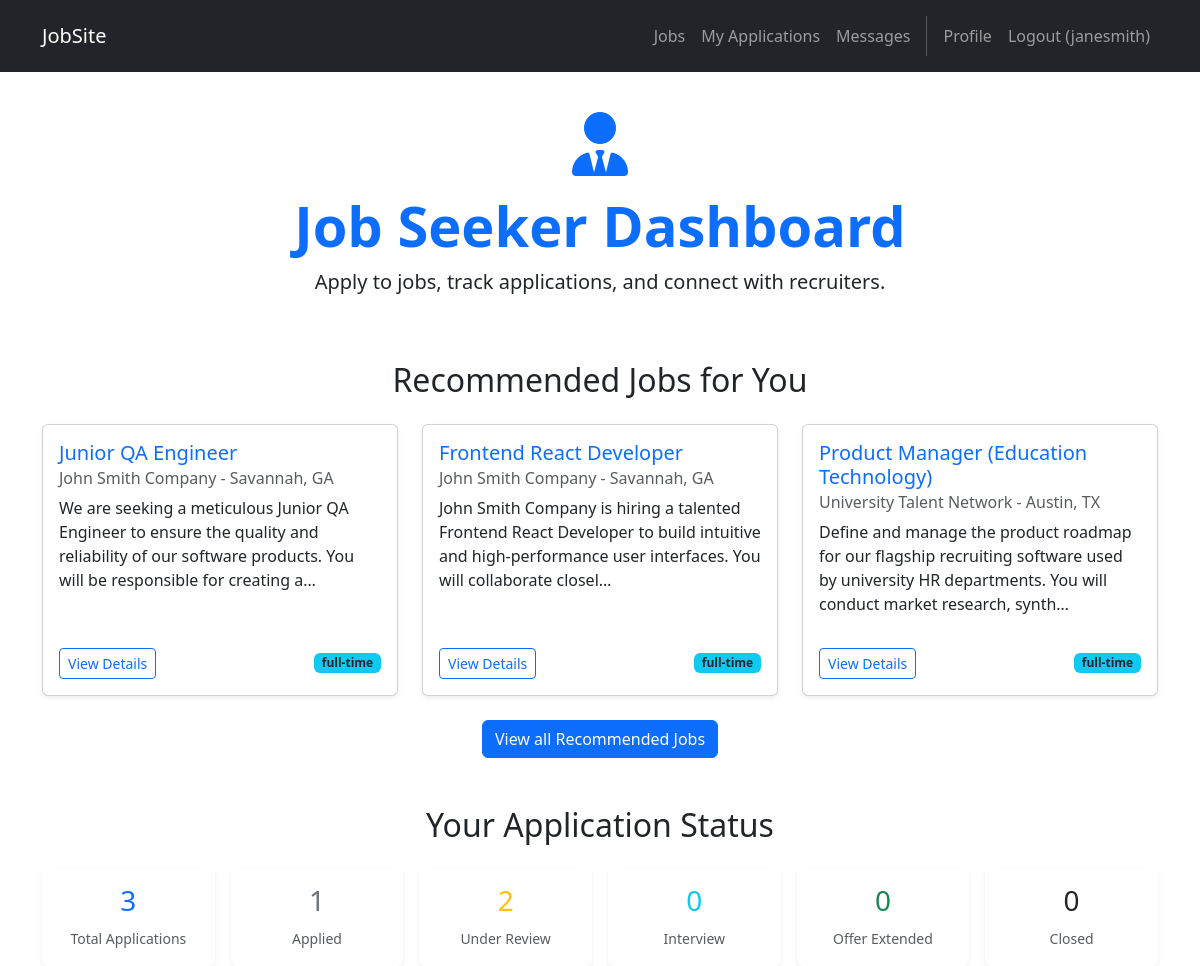
The app's page /dashboard/ (signed in, upper part), older data.
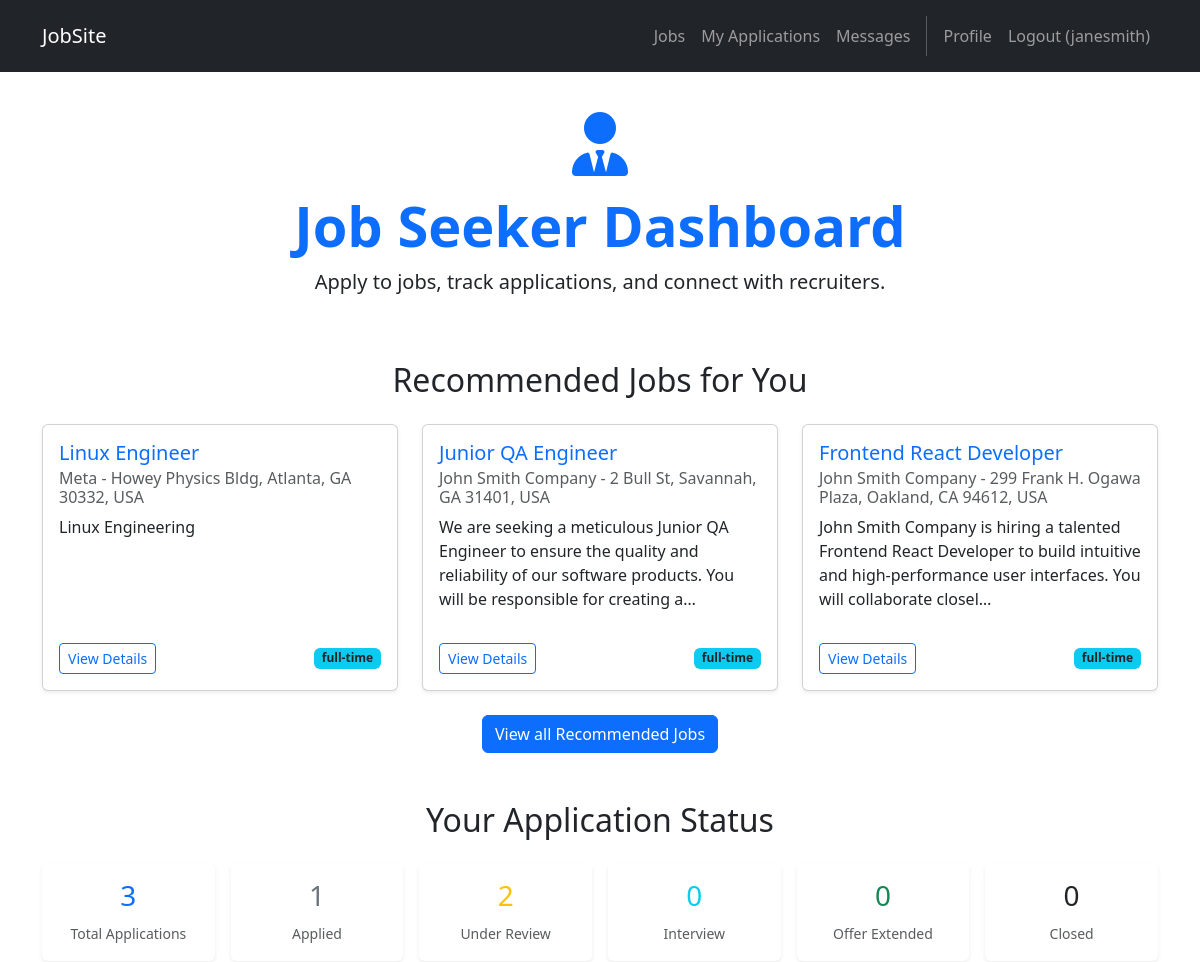
The same page, newer data.
### jobs/models.py (models this page shows, shortened)
class Job(models.Model):
    JOB_TYPES = [
        ('full-time', 'Full Time'),
        ('part-time', 'Part Time'),
        ('contract', 'Contract'),
        ('internship', 'Internship'),
        ('freelance', 'Freelance'),
    ]
    EXPERIENCE_LEVELS = [
        ('entry', 'Entry Level'),
        ('mid', 'Mid Level'),
        ('senior', 'Senior Level'),
        ('executive', 'Executive'),
    ]
    WORK_TYPES = [
        ('remote', 'Remote'),
        ('onsite', 'On-site'),
        ('hybrid', 'Hybrid'),
    ]
    title = models.CharField(max_length=200)
    company = models.CharField(max_length=200)
    location = models.CharField(max_length=200)
    job_type = models.CharField(max_length=20, choices=JOB_TYPES, default='full-time')
    experience_level = models.CharField(max_length=20, choices=EXPERIENCE_LEVELS, default='entry')
    work_type = models.CharField(max_length=20, choices=WORK_TYPES, default='onsite')
    skills = models.TextField(blank=True, help_text="Comma-separated list of required skills")
    salary_min = models.DecimalField(max_digits=10, decimal_places=2, null=True, blank=True)
    salary_max = models.DecimalField(max_digits=10, decimal_places=2, null=True, blank=True)
    visa_sponsorship = models.BooleanField(default=False, help_text="Does this position offer visa sponsorship?")
    description = models.TextField()
    requirements = models.TextField()
    benefits = models.TextField(blank=True)
    posted_by = models.ForeignKey(User, on_delete=models.CASCADE, related_name='posted_jobs')
    created_at = models.DateTimeField(default=timezone.now)
    updated_at = models.DateTimeField(auto_now=True)
    is_active = models.BooleanField(default=True)
    application_deadline = models.DateField(null=True, blank=True)
    class Meta:
        ordering = ['-created_at']
    @property
    def skills_list(self):
        if self.skills:
            return [skill.strip() for skill in self.skills.split(',') if skill.strip()]
        return []

### home/views.py (the view, shortened to what this page needs)
# urls.py: path('dashboard/', views.dashboard, name='home.dashboard'),
def dashboard(request):
    if not request.user.is_authenticated:
        return redirect('home.index')
    new_user = request.GET.get("new_user") == "true"
    if request.user.profile.is_job_seeker:
        applications = Application.objects.filter(applicant=request.user)
        application_stats = {
            'total': applications.count(),
            'applied': applications.filter(status='applied').count(),
            'review': applications.filter(status='review').count(),
            'interview': applications.filter(status='interview').count(),
            'offer': applications.filter(status='offer').count(),
            'closed': applications.filter(status='closed').count(),
        }
        template_data = {
            'title': 'Job Seeker Dashboard',
            'user_profile': request.user.profile,
            'job_seeker_profile': request.user.profile.job_seeker_profile,
            'application_stats': application_stats,
            'recommended_jobs': get_recommended_jobs(request)[:3],
            'num_recommended_jobs': get_recommended_jobs(request).count(),
            'new_user': new_user,
        }
        return render(request, 'home/job_seeker_dashboard.html', {'template_data': template_data})

### accounts/models.py (called while the page is built)
    @property
    def is_job_seeker(self):
        return self.user_type == 'job_seeker'

    @property
    def is_recruiter(self):
        return self.user_type == 'recruiter'

    @property
    def skills_list(self):
        if self.skills:
            return [skill.strip() for skill in self.skills.split(',') if skill.strip()]
        return []

### home/templates/home/job_seeker_dashboard.html (shortened to what the changed rows need)
{% extends 'base.html' %}
{% block content %}
<div class="p-3 mt-4">
  <div class="container">
    <div class="row mb-5">
      <div class="col-12">
        <div class="text-center">
          {% if template_data.new_user %}
          <h1 class="display-4 fw-bold text-primary">Welcome to JobSite!</h1>
          <p class="lead">You're now part of our community of talented professionals</p>
          <div class="alert alert-success" role="alert">
            <i class="fas fa-check-circle"></i> Your job seeker account has been created successfully!
          </div>
          {% else %}
          <h1 class="display-4 fw-bold text-primary">Job Seeker Dashboard</h1>
          {% endif %}
        </div>
      </div>
    </div>
    {% if template_data.new_user %}
    <div class="row mb-5">
      <div class="col-12">
        <h2 class="text-center mb-4">Get Started</h2>
        <div class="row g-4">
          <div class="col-md-3">
            <div class="card h-100 border-0 shadow-sm">
              <div class="card-body text-center p-4">
                <div class="mb-3">
                  <i class="fas fa-user-edit fa-3x text-primary"></i>
                </div>
                <h5 class="card-title">Complete Your Profile</h5>
                <p class="card-text">Add your professional headline, skills, and experience to stand out to recruiters.</p>
                <a href="{% url 'accounts.edit_profile' %}" class="btn btn-primary">
                  <i class="fas fa-edit"></i> Edit Profile
                </a>
              </div>
            </div>
          </div>
          <div class="col-md-3">
            <div class="card h-100 border-0 shadow-sm">
              <div class="card-body text-center p-4">
                <div class="mb-3">
                  <i class="fas fa-graduation-cap fa-3x text-success"></i>
                </div>
                <h5 class="card-title">Add Education</h5>
                <p class="card-text">Showcase your educational background and qualifications.</p>
                <a href="{% url 'accounts.add_education' %}" class="btn btn-success">
                  <i class="fas fa-plus"></i> Add Education
                </a>
              </div>
            </div>
          </div>
          <div class="col-md-3">
            <div class="card h-100 border-0 shadow-sm">
              <div class="card-body text-center p-4">
                <div class="mb-3">
                  <i class="fas fa-briefcase fa-3x text-info"></i>
                </div>
                <h5 class="card-title">Add Experience</h5>
                <p class="card-text">Highlight your work experience and career achievements.</p>
                <a href="{% url 'accounts.add_experience' %}" class="btn btn-info">
                  <i class="fas fa-plus"></i> Add Experience
                </a>
              </div>
            </div>
          </div>
          <div class="col-md-3">
            <div class="card h-100 border-0 shadow-sm">
              <div class="card-body text-center p-4">
                <div class="mb-3">
                  <i class="fas fa-file-alt fa-3x text-warning"></i>
                </div>
                <h5 class="card-title">Track Applications</h5>
                <p class="card-text">Monitor the status of your job applications and follow up on opportunities.</p>
                <a href="{% url 'jobs.my_applications' %}" class="btn btn-warning">
                  <i class="fas fa-chart-line"></i> View Applications
                </a>
              </div>
            </div>
          </div>
        </div>
      </div>
    </div>
    {% else %}
    <div class="row mb-5">
      <div class="col-12">
        <h2 class="text-center mb-4">Recommended Jobs for You</h2>
        {% if template_data.recommended_jobs %}
        <div class="row g-4">
          {% for job in template_data.recommended_jobs %}
          <div class="col-md-6 col-lg-4">
            <div class="card h-100 shadow-sm">
              <div class="card-body d-flex flex-column">
                <h5 class="card-title text-primary">{{ job.title }}</h5>
                <h6 class="card-subtitle mb-2 text-muted">{{ job.company }} - {{ job.location }}</h6>
                <p class="card-text flex-grow-1">{{ job.description|truncatechars:150 }}</p>
                <div class="d-flex justify-content-between align-items-center mt-3">
                  <a href="{% url 'jobs.detail' job.id %}" class="btn btn-sm btn-outline-primary">View Details</a>
                  <span class="badge bg-info text-dark">{{ job.job_type }}</span>
                </div>
              </div>
            </div>
          </div>
          {% endfor %}
        </div>
        {% else %}
        <div class="col-12">
          <div class="alert alert-info text-center" role="alert">
            No job recommendations available. <a href="{% url 'jobs.list' %}">Browse all jobs</a>, or add more skills to your profile to get personalized recommendations!
          </div>
        </div>
        {% endif %}
      </div>
    </div>
    {% endif %}
    {% if template_data.application_stats.total > 0 %}
    <div class="row mb-5">
      <div class="col-12">
        <h2 class="text-center mb-4">Your Application Status</h2>
      </div>
    </div>
    {% endif %}
  </div>
</div>
{% endblock content %}

Row changes from the older to the newer data that the page shows:
no longer on this page (row unchanged): Job: title "Product Manager (Education Technology)", company "University Talent Network", location "Austin, TX", description "Define and manage the product roadmap for our flagship recruiting software used by university HR departments. You will conduct market research, synth…", job_type "full-time"
added Job: title "Linux Engineer", company "Meta", location "Howey Physics Bldg, Atlanta, GA 30332, USA", description "Linux Engineering", job_type "full-time"
changed Job "Junior QA Engineer": location "Savannah, GA" → "2 Bull St, Savannah, GA 31401, USA"
changed Job "Frontend React Developer": location "Savannah, GA" → "299 Frank H. Ogawa Plaza, Oakland, CA 94612, USA"
